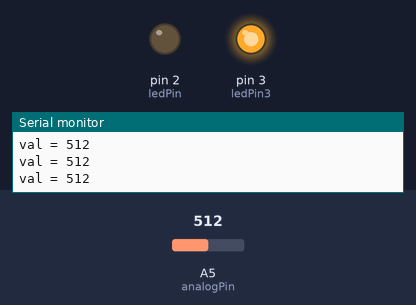
A sketch run on a simulated Arduino Uno, built with avr-gcc and run on an emulated ATmega328P. Parts: output pins drawn as LEDs (lit = HIGH), the last lines printed to the serial monitor. The test bench sets the inputs (shaded band); at power-on: A5 (analogPin) = 512.

Above: at 1.2 s.
1.3 s: A5 (analogPin) set to 491
At 1.8 s:
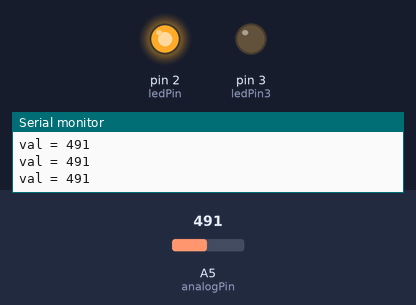
2.8 s: A5 (analogPin) set to 510
At 3.2 s:
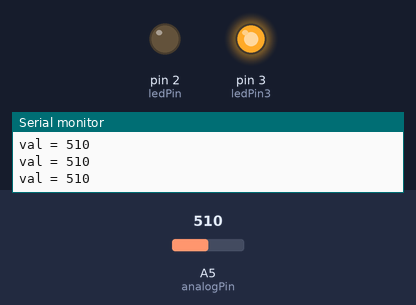
4.3 s: A5 (analogPin) set to 490
At 4.6 s:
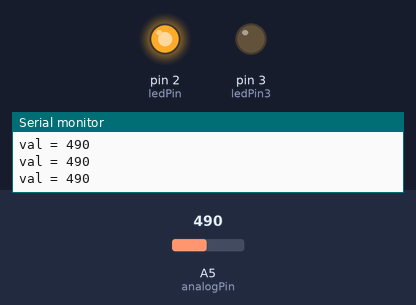
Timing chart, 0 to 7.3 s (numbered marks = the images above; inputs shaded):
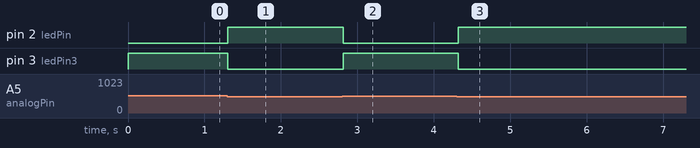

Measured:
- the behaviour switches between 501 and 500 on A5 (analogPin) (found by bisection; images 0 and 1)
- after the input at 1.3 s, pin 2 (ledPin): LOW → HIGH at once; pin 3 (ledPin3): HIGH → LOW at once
- after the input at 2.8 s, pin 2 (ledPin): HIGH → LOW at once; pin 3 (ledPin3): LOW → HIGH at once
- after the input at 4.3 s, pin 2 (ledPin): LOW → HIGH at once; pin 3 (ledPin3): HIGH → LOW at once

The sketch:

ibrary_Arduino_UNO_R3_0005_Soil_Humidity_Detection_Sensor_V2.ino
```cpp
int ledPin = 2;
int ledPin3 = 3;
int analogPin = 5; //ประกาศตัวแปร ให้ analogPin แทนขา analog ขาที่5
int val = 0;
void setup() {
  pinMode(ledPin, OUTPUT);  // sets the pin as output
  pinMode(ledPin3, OUTPUT);  // sets the pin as output
  Serial.begin(9600);
}

void loop() {
  int sensorValue = analogRead(A5);
  val = analogRead(analogPin);  //อ่านค่าสัญญาณ analog ขา5 ที่ต่อกับ Soil Humidity Detection Sensor V2
  Serial.print("val = "); // พิมพ์ข้อความส่งเข้าคอมพิวเตอร์ "val = "
  Serial.println(val); // พิมพ์ค่าของตัวแปร val
  if (val > 500) {
    digitalWrite(ledPin, LOW); // สั่งให้ LED ที่ Pin2 ดับ
    digitalWrite(ledPin3, HIGH); // สั่งให้ LED ที่ Pin3 ติดสว่าง
  }
  else {
    digitalWrite(ledPin, HIGH); // สั่งให้ LED ที่ Pin2 ติดสว่าง
    digitalWrite(ledPin3, LOW); // สั่งให้ LED ที่ Pin3 ดับ
  }
  delay(100);
}
```
